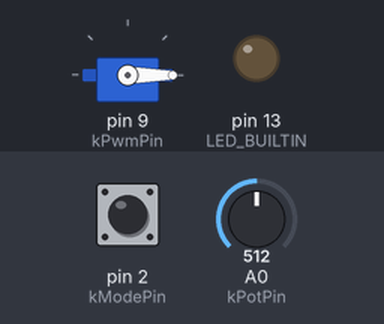
Bench run of a program on a simulated Arduino Nano, built with avr-gcc and run on an emulated ATmega328P. Shown: servo, output pins drawn as LEDs (lit = HIGH). The test bench sets the inputs (shaded band); at power-on: pin 2 (kModePin) LOW, A0 (kPotPin) = 512.

Above: at 1.2 s.
1.3 s: pin 2 (kModePin) pulled HIGH for 0.15 s
At 1.38 s:
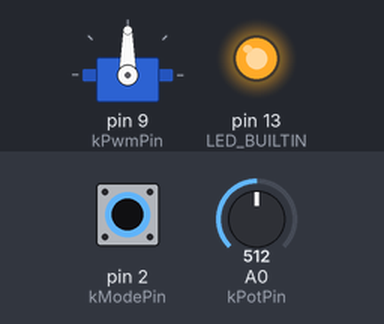
2.9 s: pin 2 (kModePin) pulled HIGH for 3.2 s
At 7.5 s:
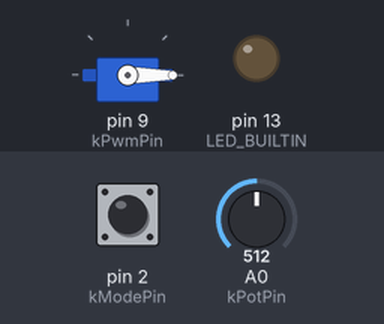
Timing chart, 0 to 9.0 s (numbered marks = the images above; inputs shaded):
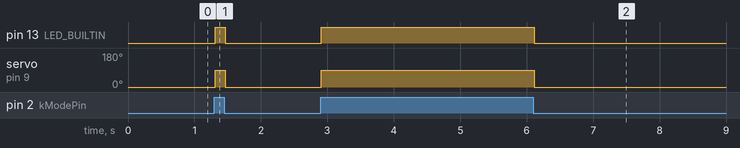

The program:

main.cpp
```cpp
#include <Arduino.h>
#include <Servo.h>

#define DEBUG 0

namespace {
    constexpr uint8_t kPwmPin = 9;
    constexpr uint8_t kPotPin = A0;
    constexpr uint8_t kModePin = 2;
    constexpr int kMotorOffPulseUs = 1000;
    constexpr int kMinCommandPulseUs = 1000;
    constexpr int kMaxCommandPulseUs = 2000;
} // namespace

Servo pwmServo;

void setup() {
#if DEBUG
    Serial.begin(9600);
#endif
    // Set mode pin to INPUT.
    // The motor/potentiometer mode will be active when the pin is LOW.
    pinMode(kModePin, INPUT);
    pinMode(LED_BUILTIN, OUTPUT);
    pwmServo.attach(kPwmPin, kMinCommandPulseUs, kMaxCommandPulseUs);

    pwmServo.writeMicroseconds(kMotorOffPulseUs);
#if DEBUG
    Serial.println("Motor Driver Initialized");
#endif
}

void loop() {
    const bool use_pot = digitalRead(kModePin) == HIGH;
    digitalWrite(LED_BUILTIN, use_pot ? HIGH : LOW);
    if (use_pot) {
        const int pot_value = analogRead(kPotPin);
        const int pulse_us = map(pot_value, 0, 1023, kMinCommandPulseUs, kMaxCommandPulseUs);
        pwmServo.writeMicroseconds(pulse_us);
#if DEBUG
        Serial.print("Mode: Potentiometer, Pulse: ");
        Serial.print(pulse_us);
        Serial.println(" us");
#endif
    } else {
        pwmServo.writeMicroseconds(kMotorOffPulseUs);
#if DEBUG
        Serial.println("Mode: Fixed (Off)");
#endif
    }

    delay(15);
}
```

Measured:
- after the input at 1.3 s, pin 13 (LED_BUILTIN): LOW → HIGH at once, → LOW 0.15 s later; servo on pin 9 (kPwmPin): 0° → 90° at once, → 0° 0.15 s later
- after the input at 2.9 s, pin 13 (LED_BUILTIN): LOW → HIGH at once, → LOW 3.2 s later; servo on pin 9 (kPwmPin): 0° → 90° at once, → 0° 3.2 s later
